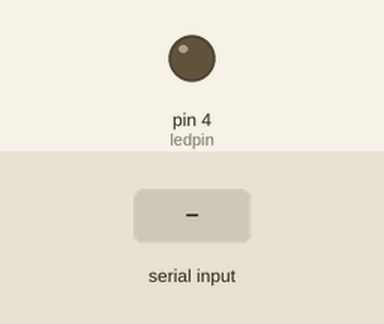
The sketch below on a simulated Arduino Uno, built with avr-gcc and run on an emulated ATmega328P. Shown: output pins drawn as LEDs (lit = HIGH). The inputs (shaded band) are chosen by the test bench.

Above: at 1.2 s.
1.3 s: "q" received over Serial
At 2.7 s:
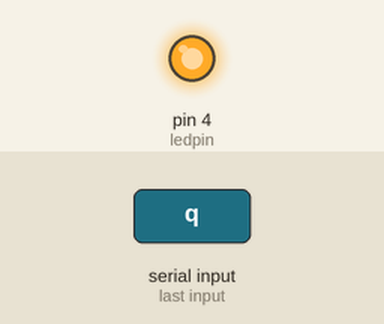
3.0 s: "w" received over Serial
At 4.2 s:
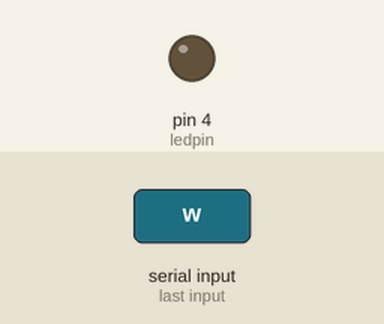
Timing chart, 0 to 6.0 s (numbered marks = the images above; inputs shaded):
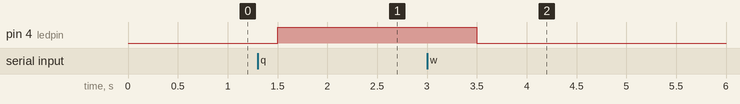

The sketch:

BuleToothClient.ino
```cpp
char val;
int ledpin = 4;
const int init_frequency = 9600;

void setup()
{
  Serial.begin(init_frequency);
  pinMode(ledpin , OUTPUT);
}

void loop()
{
  val = Serial.read();
  if( val == 'q' )
  {
    digitalWrite(ledpin,HIGH);
    //Serial.println("Recieve q!");
  }else if ( val == 'w' )
  {
    digitalWrite(ledpin,LOW);
    //Serial.println("Recieve w!");
  }else
  {
    //Serial.print("Recieve ");
    //Serial.println(val);
  }
  delay(500);
}
```

Measured:
- after the input at 1.3 s, pin 4 (ledpin): LOW → HIGH after 0.20 s
- after the input at 3.0 s, pin 4 (ledpin): HIGH → LOW after 0.50 s
